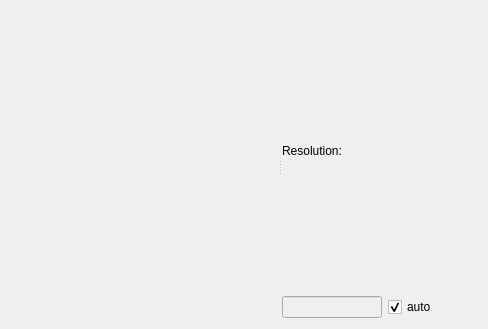
<?xml version="1.0" encoding="UTF-8"?>
<ui version="4.0">
 <class>Form</class>
 <widget class="QWidget" name="Form">
  <property name="geometry">
   <rect>
    <x>0</x>
    <y>0</y>
    <width>488</width>
    <height>329</height>
   </rect>
  </property>
  <property name="minimumSize">
   <size>
    <width>0</width>
    <height>0</height>
   </size>
  </property>
  <property name="windowTitle">
   <string>Form</string>
  </property>
  <property name="layoutDirection">
   <enum>Qt::LeftToRight</enum>
  </property>
  <layout class="QHBoxLayout" name="horizontalLayout">
   <item>
    <widget class="QSplitter" name="splitter">
     <property name="sizePolicy">
      <sizepolicy hsizetype="Preferred" vsizetype="Preferred">
       <horstretch>0</horstretch>
       <verstretch>0</verstretch>
      </sizepolicy>
     </property>
     <property name="layoutDirection">
      <enum>Qt::LeftToRight</enum>
     </property>
     <property name="orientation">
      <enum>Qt::Horizontal</enum>
     </property>
     <widget class="QWidget" name="data_widget" native="true">
      <property name="sizePolicy">
       <sizepolicy hsizetype="Preferred" vsizetype="Preferred">
        <horstretch>200</horstretch>
        <verstretch>0</verstretch>
       </sizepolicy>
      </property>
      <property name="minimumSize">
       <size>
        <width>200</width>
        <height>0</height>
       </size>
      </property>
      <property name="baseSize">
       <size>
        <width>0</width>
        <height>0</height>
       </size>
      </property>
      <layout class="QHBoxLayout" name="horizontalLayout_4">
       <item>
        <layout class="QHBoxLayout" name="data_plot_layout"/>
       </item>
      </layout>
     </widget>
     <widget class="QWidget" name="tree_widget" native="true">
      <property name="sizePolicy">
       <sizepolicy hsizetype="Preferred" vsizetype="Preferred">
        <horstretch>0</horstretch>
        <verstretch>0</verstretch>
       </sizepolicy>
      </property>
      <property name="minimumSize">
       <size>
        <width>0</width>
        <height>0</height>
       </size>
      </property>
      <layout class="QVBoxLayout" name="verticalLayout">
       <item>
        <layout class="QHBoxLayout" name="plot_toolbar_layout"/>
       </item>
       <item>
        <layout class="QHBoxLayout" name="data_tree_layout"/>
       </item>
       <item>
        <layout class="QHBoxLayout" name="label2_layout">
         <item>
          <widget class="QLabel" name="label2">
           <property name="text">
            <string>Resolution:</string>
           </property>
          </widget>
         </item>
        </layout>
       </item>
       <item>
        <layout class="QHBoxLayout" name="resolution_layout">
         <item>
          <widget class="QLineEdit" name="resolution">
           <property name="enabled">
            <bool>false</bool>
           </property>
           <property name="sizePolicy">
            <sizepolicy hsizetype="Expanding" vsizetype="Fixed">
             <horstretch>0</horstretch>
             <verstretch>0</verstretch>
            </sizepolicy>
           </property>
           <property name="maximumSize">
            <size>
             <width>100</width>
             <height>16777215</height>
            </size>
           </property>
           <property name="text">
            <string/>
           </property>
           <property name="maxLength">
            <number>100</number>
           </property>
           <property name="frame">
            <bool>true</bool>
           </property>
          </widget>
         </item>
         <item>
          <widget class="QCheckBox" name="auto_res">
           <property name="text">
            <string>auto</string>
           </property>
           <property name="checkable">
            <bool>true</bool>
           </property>
           <property name="checked">
            <bool>true</bool>
           </property>
          </widget>
         </item>
         <item>
          <spacer name="horizontalSpacer_2">
           <property name="orientation">
            <enum>Qt::Horizontal</enum>
           </property>
           <property name="sizeHint" stdset="0">
            <size>
             <width>40</width>
             <height>20</height>
            </size>
           </property>
          </spacer>
         </item>
        </layout>
       </item>
      </layout>
     </widget>
    </widget>
   </item>
  </layout>
 </widget>
 <resources/>
 <connections/>
</ui>
